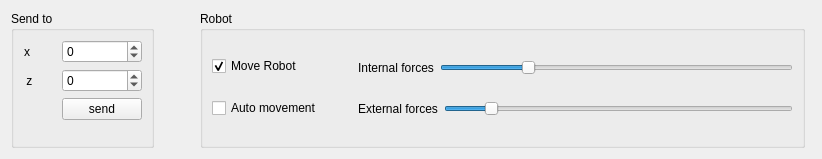
<?xml version="1.0" encoding="UTF-8"?>
<ui version="4.0">
 <class>local_guiDlg</class>
 <widget class="QWidget" name="local_guiDlg">
  <property name="geometry">
   <rect>
    <x>0</x>
    <y>0</y>
    <width>822</width>
    <height>159</height>
   </rect>
  </property>
  <property name="windowTitle">
   <string>navigationComp</string>
  </property>
  <layout class="QHBoxLayout" name="horizontalLayout_2">
   <item>
    <widget class="QGroupBox" name="groupBox">
     <property name="maximumSize">
      <size>
       <width>200</width>
       <height>16777215</height>
      </size>
     </property>
     <property name="title">
      <string>Send to</string>
     </property>
     <layout class="QHBoxLayout" name="horizontalLayout">
      <item>
       <layout class="QFormLayout" name="formLayout">
        <property name="labelAlignment">
         <set>Qt::AlignCenter</set>
        </property>
        <item row="0" column="0">
         <widget class="QLabel" name="label">
          <property name="text">
           <string>x       </string>
          </property>
         </widget>
        </item>
        <item row="1" column="0">
         <widget class="QLabel" name="label_2">
          <property name="text">
           <string> z       </string>
          </property>
         </widget>
        </item>
        <item row="0" column="1">
         <widget class="QSpinBox" name="x_spinbox">
          <property name="maximumSize">
           <size>
            <width>150</width>
            <height>16777215</height>
           </size>
          </property>
          <property name="minimum">
           <number>-10000</number>
          </property>
          <property name="maximum">
           <number>10000</number>
          </property>
         </widget>
        </item>
        <item row="1" column="1">
         <widget class="QSpinBox" name="z_spinbox">
          <property name="maximumSize">
           <size>
            <width>150</width>
            <height>16777215</height>
           </size>
          </property>
          <property name="minimum">
           <number>-10000</number>
          </property>
          <property name="maximum">
           <number>10000</number>
          </property>
         </widget>
        </item>
        <item row="2" column="1">
         <widget class="QPushButton" name="send_button">
          <property name="maximumSize">
           <size>
            <width>100</width>
            <height>16777215</height>
           </size>
          </property>
          <property name="text">
           <string>send</string>
          </property>
         </widget>
        </item>
       </layout>
      </item>
     </layout>
    </widget>
   </item>
   <item>
    <spacer name="horizontalSpacer">
     <property name="orientation">
      <enum>Qt::Horizontal</enum>
     </property>
     <property name="sizeType">
      <enum>QSizePolicy::Fixed</enum>
     </property>
     <property name="sizeHint" stdset="0">
      <size>
       <width>40</width>
       <height>20</height>
      </size>
     </property>
    </spacer>
   </item>
   <item>
    <widget class="QGroupBox" name="groupBox_2">
     <property name="title">
      <string>Robot</string>
     </property>
     <layout class="QHBoxLayout" name="horizontalLayout_6">
      <item>
       <layout class="QVBoxLayout" name="verticalLayout_13">
        <item>
         <widget class="QCheckBox" name="robotMov_checkbox">
          <property name="text">
           <string>Move Robot</string>
          </property>
          <property name="checked">
           <bool>true</bool>
          </property>
         </widget>
        </item>
        <item>
         <widget class="QCheckBox" name="autoMov_checkbox">
          <property name="text">
           <string>Auto movement</string>
          </property>
          <property name="checked">
           <bool>false</bool>
          </property>
         </widget>
        </item>
       </layout>
      </item>
      <item>
       <spacer name="horizontalSpacer_2">
        <property name="orientation">
         <enum>Qt::Horizontal</enum>
        </property>
        <property name="sizeType">
         <enum>QSizePolicy::Maximum</enum>
        </property>
        <property name="sizeHint" stdset="0">
         <size>
          <width>30</width>
          <height>20</height>
         </size>
        </property>
       </spacer>
      </item>
      <item>
       <layout class="QVBoxLayout" name="verticalLayout_4">
        <item>
         <layout class="QHBoxLayout" name="horizontalLayout_9">
          <item>
           <widget class="QLabel" name="label_5">
            <property name="text">
             <string>Internal forces</string>
            </property>
           </widget>
          </item>
          <item>
           <widget class="QSlider" name="ki_slider">
            <property name="maximum">
             <number>500</number>
            </property>
            <property name="value">
             <number>120</number>
            </property>
            <property name="orientation">
             <enum>Qt::Horizontal</enum>
            </property>
           </widget>
          </item>
         </layout>
        </item>
        <item>
         <layout class="QHBoxLayout" name="horizontalLayout_8">
          <item>
           <widget class="QLabel" name="label_4">
            <property name="text">
             <string>External forces</string>
            </property>
           </widget>
          </item>
          <item>
           <widget class="QSlider" name="ke_slider">
            <property name="maximum">
             <number>500</number>
            </property>
            <property name="value">
             <number>60</number>
            </property>
            <property name="sliderPosition">
             <number>60</number>
            </property>
            <property name="orientation">
             <enum>Qt::Horizontal</enum>
            </property>
           </widget>
          </item>
         </layout>
        </item>
       </layout>
      </item>
     </layout>
    </widget>
   </item>
   <item>
    <widget class="Line" name="line">
     <property name="orientation">
      <enum>Qt::Horizontal</enum>
     </property>
    </widget>
   </item>
  </layout>
 </widget>
 <resources/>
 <connections/>
</ui>
